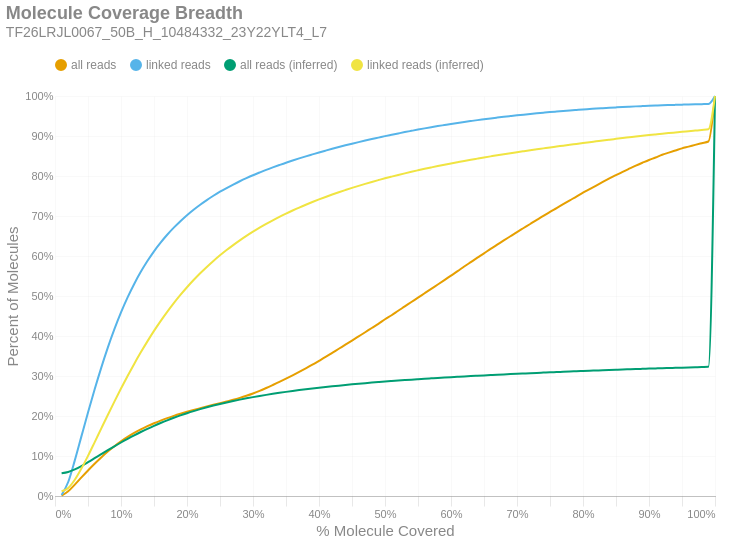

Notebook cell for this chart:
### Markdown cell above
### Molecule Read Coverage
This chart shows molecule coverage breadth as computed by the number of bases aligned to that molecule. In other words, "*how much of each unique long molecule is actually sequenced/aligned?*" Keep in mind there is a distinction between sequences and alignments, since some sequences belonging to a particular molecule may not align well and wouldn't appear in the alignment data. This chart also shows molecule coverage breadth as computed by the *inferred fragment* from which the aligned sequences originate. Unlike read coverage, this calculation takes into account the total insert size, including unsequenced gaps between the forward and reverse reads. Like the previous figures, these are cumulative percents.

### Code cell
if SKIPLR:
    print_html(f"Skipped")
else:
    binned_df = consolidated_hist(valids['coverage_bp'], mask, 0.01, True)
    binned_df_inf = consolidated_hist(valids['coverage_inserts'], mask, 0.01, True)
    binned_df = binned_df.with_columns(pl.lit(binned_df_inf['all reads (cumsum)']).alias('all reads (inferred)'))
    binned_df = binned_df.with_columns(pl.lit(binned_df_inf['linked reads (cumsum)']).alias('linked reads (inferred)'))
    binned_df = binned_df.with_columns(
        (pl.col('bin').cast(pl.Float64) + 0.01).alias('right_edge')
    )

    with SafeRender(binned_df):
        (
            density_plot(binned_df, 'Molecule Coverage Breadth', samplename, 'molcov', ['all reads (inferred)','linked reads (inferred)'])
            .encode(
                #x=alt.X('bin:Q', title="% Molecule Covered").axis(format = '%').scale(padding=0),
                x=alt.X('right_edge:Q', title="% Molecule Covered").axis(format='%').scale(padding=0),
                y=alt.Y('value:Q', title='Percent of Molecules')
                    .axis(format='%')
                    .stack(False)
                    .scale(domainMin=0, padding=0),
                color=alt.Color("key:N").scale(domain = ["all reads", "linked reads", "all reads (inferred)", "linked reads (inferred)"]),
                tooltip = [
                    alt.Tooltip("key:N", title = "Data Type"),
                    alt.Tooltip("range_label:N", title="% Molecule Covered"),
                    alt.Tooltip("value:Q", format = ".2%", title="% Molecules")
                ]
            )
        ).display()

### Figure 1 — Vega-Lite specification as saved in the notebook (floating-point values rounded to 4 significant figures)
{"width": "container", "height": 400, "config": {"title": {"anchor": "start", "dy": -15, "fontSize": 18, "color": "#888888", "subtitleColor": "#888888", "subtitleFontSize": 14}, "arc": {"fill": "#0072B2"}, "axis": {"domainColor": "#888888", "domainWidth": 0.5, "gridWidth": 0.2, "grid": false, "titleFontWeight": 400, "titleFontSize": 15, "labelFontSize": 11, "labelColor": "#888888", "tickColor": "#888888", "tickWidth": 0.2, "titleColor": "#888888"}, "axisBand": {"grid": false}, "axisX": {"grid": true, "tickSize": 10, "domainCap": "round"}, "axisY": {"domain": false, "grid": true, "tickSize": 0, "domainCap": "round"}, "background": "transparent", "header": {"labelFontSize": 15, "labelColor": "#888888", "titleFontSize": 15, "titleFontWeight": 600, "titleColor": "#888888"}, "legend": {"labelFont": "sans-serif", "labelFontSize": 12, "labelColor": "#888888", "symbolSize": 100, "symbolType": "circle", "titleFontSize": 12, "titlePadding": 10, "titleColor": "#888888", "title": null, "orient": "top"}, "range": {"category": ["#E69F00", "#56B4E9", "#009E73", "#F0E442", "#0072B2", "#D55E00", "#CC79A7", "#000000"], "diverging": ["#cfe8f3", "#a2d4ec", "#73bfe2", "#46abdb", "#1696d2", "#12719e"]}, "area": {"fill": "#0072B2", "fillOpacity": 0.7, "line": true, "strokeOpacity": 0.7}, "line": {"color": "#0072B2", "stroke": "#0072B2", "strokeWidth": 2}, "trail": {"color": "#0072B2", "stroke": "#0072B2", "strokeWidth": 0, "size": 1}, "point": {"filled": true, "fillOpacity": 1.0, "size": 95}, "text": {"color": "#888888", "fontSize": 11, "align": "right", "fontWeight": 400, "size": 11}, "bar": {"fill": "#0072B2", "stroke": null}, "view": {"stroke": null, "continuousWidth": 660, "continuousHeight": 400}}, "data": {"name": "data-f12533a2e6fb8a3ba8d6edb7203c4be3"}, "mark": {"type": "line", "interpolate": "monotone", "point": {"opacity": 0, "size": 275}}, "encoding": {"color": {"field": "key", "scale": {"domain": ["all reads", "linked reads", "all reads (inferred)", "linked reads (inferred)"]}, "type": "nominal"}, "tooltip": [{"field": "key", "title": "Data Type", "type": "nominal"}, {"field": "range_label", "title": "% Molecule Covered", "type": "nominal"}, {"field": "value", "format": ".2%", "title": "% Molecules", "type": "quantitative"}], "x": {"axis": {"format": "%"}, "field": "right_edge", "scale": {"padding": 0}, "title": "% Molecule Covered", "type": "quantitative"}, "y": {"axis": {"format": "%"}, "field": "value", "scale": {"domainMin": 0, "padding": 0}, "stack": false, "title": "Percent of Molecules", "type": "quantitative"}}, "params": [{"name": "param_c36ac31b6afebe62", "select": {"type": "point", "fields": ["key"]}, "bind": "legend"}], "title": {"text": "Molecule Coverage Breadth", "subtitle": "TF26LRJL0067_50B_H_10484332_23Y22YLT4_L7"}, "transform": [{"fold": ["all reads (cumsum)", "linked reads (cumsum)", "all reads (inferred)", "linked reads (inferred)"]}, {"calculate": "replace(datum.key, ' (cumsum)', '')", "as": "key"}, {"filter": {"param": "param_c36ac31b6afebe62"}}], "usermeta": {"embedOptions": {"downloadFileName": "TF26LRJL0067_50B_H_10484332_23Y22YLT4_L7.molcov"}}, "$schema": "https://vega.github.io/schema/vega-lite/v6.4.1.json", "datasets": {"data-f12533a2e6fb8a3ba8d6edb7203c4be3": [{"bin": "0.0", "interval": "0.0-0.01", "all reads": 0.001191, "linked reads": 0.002469, "all reads (cumsum)": 0.001191, "linked reads (cumsum)": 0.002469, "range_label": "0.0-0.01", "all reads (inferred)": 0.05695, "linked reads (inferred)": 0.01178, "right_edge": 0.01}, {"bin": "0.01", "interval": "0.01-0.02", "all reads": 0.01072, "linked reads": 0.0325, "all reads (cumsum)": 0.01191, "linked reads (cumsum)": 0.03497, "range_label": "0.01-0.02", "all reads (inferred)": 0.06005, "linked reads (inferred)": 0.02014, "right_edge": 0.02}, {"bin": "0.02", "interval": "0.02-0.03", "all reads": 0.01665, "linked reads": 0.0541, "all reads (cumsum)": 0.02855, "linked reads (cumsum)": 0.08906, "range_label": "0.02-0.03", "all reads (inferred)": 0.0665, "linked reads (inferred)": 0.04051, "right_edge": 0.03}, {"bin": "0.03", "interval": "0.03-0.04", "all reads": 0.01785, "linked reads": 0.06, "all reads (cumsum)": 0.0464, "linked reads (cumsum)": 0.1491, "range_label": "0.03-0.04", "all reads (inferred)": 0.07498, "linked reads (inferred)": 0.06849, "right_edge": 0.04}, {"bin": "0.04", "interval": "0.04-0.05", "all reads": 0.01751, "linked reads": 0.05955, "all reads (cumsum)": 0.06391, "linked reads (cumsum)": 0.2086, "range_label": "0.04-0.05", "all reads (inferred)": 0.08452, "linked reads (inferred)": 0.1003, "right_edge": 0.05}, {"bin": "0.05", "interval": "0.05-0.06", "all reads": 0.01679, "linked reads": 0.05747, "all reads (cumsum)": 0.08069, "linked reads (cumsum)": 0.2661, "range_label": "0.05-0.06", "all reads (inferred)": 0.09451, "linked reads (inferred)": 0.1342, "right_edge": 0.06}, {"bin": "0.06", "interval": "0.06-0.07", "all reads": 0.01579, "linked reads": 0.05427, "all reads (cumsum)": 0.09648, "linked reads (cumsum)": 0.3204, "range_label": "0.06-0.07", "all reads (inferred)": 0.1046, "linked reads (inferred)": 0.1685, "right_edge": 0.07}, {"bin": "0.07", "interval": "0.07-0.08", "all reads": 0.01465, "linked reads": 0.05044, "all reads (cumsum)": 0.1111, "linked reads (cumsum)": 0.3708, "range_label": "0.07-0.08", "all reads (inferred)": 0.1145, "linked reads (inferred)": 0.2025, "right_edge": 0.08}, {"bin": "0.08", "interval": "0.08-0.09", "all reads": 0.01342, "linked reads": 0.04619, "all reads (cumsum)": 0.1245, "linked reads (cumsum)": 0.417, "range_label": "0.08-0.09", "all reads (inferred)": 0.1243, "linked reads (inferred)": 0.2359, "right_edge": 0.09}, {"bin": "0.09", "interval": "0.09-0.1", "all reads": 0.01219, "linked reads": 0.04194, "all reads (cumsum)": 0.1367, "linked reads (cumsum)": 0.4589, "range_label": "0.09-0.1", "all reads (inferred)": 0.1337, "linked reads (inferred)": 0.2686, "right_edge": 0.1}, {"bin": "0.1", "interval": "0.1-0.11", "all reads": 0.01099, "linked reads": 0.03764, "all reads (cumsum)": 0.1477, "linked reads (cumsum)": 0.4966, "range_label": "0.1-0.11", "all reads (inferred)": 0.1429, "linked reads (inferred)": 0.3, "right_edge": 0.11}, {"bin": "0.11", "interval": "0.11-0.12", "all reads": 0.009848, "linked reads": 0.03362, "all reads (cumsum)": 0.1576, "linked reads (cumsum)": 0.5302, "range_label": "0.11-0.12", "all reads (inferred)": 0.1516, "linked reads (inferred)": 0.3303, "right_edge": 0.12}, {"bin": "0.12", "interval": "0.12-0.13", "all reads": 0.008898, "linked reads": 0.03016, "all reads (cumsum)": 0.1665, "linked reads (cumsum)": 0.5603, "range_label": "0.12-0.13", "all reads (inferred)": 0.16, "linked reads (inferred)": 0.3591, "right_edge": 0.13}, {"bin": "0.13", "interval": "0.13-0.14", "all reads": 0.008053, "linked reads": 0.02702, "all reads (cumsum)": 0.1745, "linked reads (cumsum)": 0.5874, "range_label": "0.13-0.14", "all reads (inferred)": 0.1679, "linked reads (inferred)": 0.3866, "right_edge": 0.14}, {"bin": "0.14", "interval": "0.14-0.15", "all reads": 0.007348, "linked reads": 0.02441, "all reads (cumsum)": 0.1819, "linked reads (cumsum)": 0.6118, "range_label": "0.14-0.15", "all reads (inferred)": 0.1755, "linked reads (inferred)": 0.4127, "right_edge": 0.15}, {"bin": "0.15", "interval": "0.15-0.16", "all reads": 0.006632, "linked reads": 0.02168, "all reads (cumsum)": 0.1885, "linked reads (cumsum)": 0.6334, "range_label": "0.15-0.16", "all reads (inferred)": 0.1826, "linked reads (inferred)": 0.4372, "right_edge": 0.16}, {"bin": "0.16", "interval": "0.16-0.17", "all reads": 0.006081, "linked reads": 0.01963, "all reads (cumsum)": 0.1946, "linked reads (cumsum)": 0.6531, "range_label": "0.16-0.17", "all reads (inferred)": 0.1892, "linked reads (inferred)": 0.4603, "right_edge": 0.17}, {"bin": "0.17", "interval": "0.17-0.18", "all reads": 0.005647, "linked reads": 0.01781, "all reads (cumsum)": 0.2002, "linked reads (cumsum)": 0.6709, "range_label": "0.17-0.18", "all reads (inferred)": 0.1955, "linked reads (inferred)": 0.4821, "right_edge": 0.18}, {"bin": "0.18", "interval": "0.18-0.19", "all reads": 0.005256, "linked reads": 0.01625, "all reads (cumsum)": 0.2055, "linked reads (cumsum)": 0.6871, "range_label": "0.18-0.19", "all reads (inferred)": 0.2014, "linked reads (inferred)": 0.5026, "right_edge": 0.19}, {"bin": "0.19", "interval": "0.19-0.2", "all reads": 0.004946, "linked reads": 0.01494, "all reads (cumsum)": 0.2104, "linked reads (cumsum)": 0.7021, "range_label": "0.19-0.2", "all reads (inferred)": 0.207, "linked reads (inferred)": 0.5219, "right_edge": 0.2}, {"bin": "0.2", "interval": "0.2-0.21", "all reads": 0.004624, "linked reads": 0.01366, "all reads (cumsum)": 0.2151, "linked reads (cumsum)": 0.7157, "range_label": "0.2-0.21", "all reads (inferred)": 0.2122, "linked reads (inferred)": 0.5399, "right_edge": 0.21}, {"bin": "0.21", "interval": "0.21-0.22", "all reads": 0.004394, "linked reads": 0.01252, "all reads (cumsum)": 0.2195, "linked reads (cumsum)": 0.7282, "range_label": "0.21-0.22", "all reads (inferred)": 0.2171, "linked reads (inferred)": 0.5569, "right_edge": 0.22}, {"bin": "0.22", "interval": "0.22-0.23", "all reads": 0.004298, "linked reads": 0.0116, "all reads (cumsum)": 0.2237, "linked reads (cumsum)": 0.7398, "range_label": "0.22-0.23", "all reads (inferred)": 0.2217, "linked reads (inferred)": 0.5727, "right_edge": 0.23}, {"bin": "0.23", "interval": "0.23-0.24", "all reads": 0.004241, "linked reads": 0.01079, "all reads (cumsum)": 0.228, "linked reads (cumsum)": 0.7506, "range_label": "0.23-0.24", "all reads (inferred)": 0.226, "linked reads (inferred)": 0.5877, "right_edge": 0.24}, {"bin": "0.24", "interval": "0.24-0.25", "all reads": 0.004187, "linked reads": 0.01007, "all reads (cumsum)": 0.2322, "linked reads (cumsum)": 0.7607, "range_label": "0.24-0.25", "all reads (inferred)": 0.2301, "linked reads (inferred)": 0.6018, "right_edge": 0.25}, {"bin": "0.25", "interval": "0.25-0.26", "all reads": 0.004086, "linked reads": 0.00924, "all reads (cumsum)": 0.2363, "linked reads (cumsum)": 0.7699, "range_label": "0.25-0.26", "all reads (inferred)": 0.2339, "linked reads (inferred)": 0.6149, "right_edge": 0.26}, {"bin": "0.26", "interval": "0.26-0.27", "all reads": 0.004293, "linked reads": 0.008738, "all reads (cumsum)": 0.2406, "linked reads (cumsum)": 0.7787, "range_label": "0.26-0.27", "all reads (inferred)": 0.2375, "linked reads (inferred)": 0.6273, "right_edge": 0.27}, {"bin": "0.27", "interval": "0.27-0.28", "all reads": 0.004753, "linked reads": 0.008215, "all reads (cumsum)": 0.2453, "linked reads (cumsum)": 0.7869, "range_label": "0.27-0.28", "all reads (inferred)": 0.2409, "linked reads (inferred)": 0.6391, "right_edge": 0.28}, {"bin": "0.28", "interval": "0.28-0.29", "all reads": 0.00522, "linked reads": 0.007729, "all reads (cumsum)": 0.2505, "linked reads (cumsum)": 0.7946, "range_label": "0.28-0.29", "all reads (inferred)": 0.2441, "linked reads (inferred)": 0.6502, "right_edge": 0.29}, {"bin": "0.29", "interval": "0.29-0.3", "all reads": 0.005769, "linked reads": 0.007327, "all reads (cumsum)": 0.2563, "linked reads (cumsum)": 0.8019, "range_label": "0.29-0.3", "all reads (inferred)": 0.2472, "linked reads (inferred)": 0.6608, "right_edge": 0.3}, {"bin": "0.3", "interval": "0.3-0.31", "all reads": 0.006432, "linked reads": 0.006826, "all reads (cumsum)": 0.2627, "linked reads (cumsum)": 0.8088, "range_label": "0.3-0.31", "all reads (inferred)": 0.2501, "linked reads (inferred)": 0.6708, "right_edge": 0.31}, {"bin": "0.31", "interval": "0.31-0.32", "all reads": 0.007186, "linked reads": 0.006623, "all reads (cumsum)": 0.2699, "linked reads (cumsum)": 0.8154, "range_label": "0.31-0.32", "all reads (inferred)": 0.2528, "linked reads (inferred)": 0.6802, "right_edge": 0.32}, {"bin": "0.32", "interval": "0.32-0.33", "all reads": 0.007574, "linked reads": 0.006168, "all reads (cumsum)": 0.2775, "linked reads (cumsum)": 0.8216, "range_label": "0.32-0.33", "all reads (inferred)": 0.2555, "linked reads (inferred)": 0.6892, "right_edge": 0.33}, {"bin": "0.33", "interval": "0.33-0.34", "all reads": 0.007759, "linked reads": 0.005929, "all reads (cumsum)": 0.2852, "linked reads (cumsum)": 0.8275, "range_label": "0.33-0.34", "all reads (inferred)": 0.2579, "linked reads (inferred)": 0.6977, "right_edge": 0.34}, {"bin": "0.34", "interval": "0.34-0.35", "all reads": 0.008107, "linked reads": 0.005781, "all reads (cumsum)": 0.2934, "linked reads (cumsum)": 0.8333, "range_label": "0.34-0.35", "all reads (inferred)": 0.2603, "linked reads (inferred)": 0.7059, "right_edge": 0.35}, {"bin": "0.35", "interval": "0.35-0.36", "all reads": 0.008324, "linked reads": 0.005445, "all reads (cumsum)": 0.3017, "linked reads (cumsum)": 0.8387, "range_label": "0.35-0.36", "all reads (inferred)": 0.2626, "linked reads (inferred)": 0.7137, "right_edge": 0.36}, {"bin": "0.36", "interval": "0.36-0.37", "all reads": 0.008504, "linked reads": 0.005254, "all reads (cumsum)": 0.3102, "linked reads (cumsum)": 0.844, "range_label": "0.36-0.37", "all reads (inferred)": 0.2648, "linked reads (inferred)": 0.7211, "right_edge": 0.37}, {"bin": "0.37", "interval": "0.37-0.38", "all reads": 0.008849, "linked reads": 0.005132, "all reads (cumsum)": 0.319, "linked reads (cumsum)": 0.8491, "range_label": "0.37-0.38", "all reads (inferred)": 0.2668, "linked reads (inferred)": 0.7282, "right_edge": 0.38}, {"bin": "0.38", "interval": "0.38-0.39", "all reads": 0.009135, "linked reads": 0.004903, "all reads (cumsum)": 0.3282, "linked reads (cumsum)": 0.854, "range_label": "0.38-0.39", "all reads (inferred)": 0.2688, "linked reads (inferred)": 0.7349, "right_edge": 0.39}, {"bin": "0.39", "interval": "0.39-0.4", "all reads": 0.009679, "linked reads": 0.004872, "all reads (cumsum)": 0.3378, "linked reads (cumsum)": 0.8589, "range_label": "0.39-0.4", "all reads (inferred)": 0.2707, "linked reads (inferred)": 0.7414, "right_edge": 0.4}, {"bin": "0.4", "interval": "0.4-0.41", "all reads": 0.009787, "linked reads": 0.004617, "all reads (cumsum)": 0.3476, "linked reads (cumsum)": 0.8635, "range_label": "0.4-0.41", "all reads (inferred)": 0.2725, "linked reads (inferred)": 0.7476, "right_edge": 0.41}, {"bin": "0.41", "interval": "0.41-0.42", "all reads": 0.01019, "linked reads": 0.004496, "all reads (cumsum)": 0.3578, "linked reads (cumsum)": 0.868, "range_label": "0.41-0.42", "all reads (inferred)": 0.2742, "linked reads (inferred)": 0.7536, "right_edge": 0.42}, {"bin": "0.42", "interval": "0.42-0.43", "all reads": 0.01028, "linked reads": 0.0044, "all reads (cumsum)": 0.3681, "linked reads (cumsum)": 0.8724, "range_label": "0.42-0.43", "all reads (inferred)": 0.2759, "linked reads (inferred)": 0.7594, "right_edge": 0.43}, {"bin": "0.43", "interval": "0.43-0.44", "all reads": 0.0102, "linked reads": 0.004259, "all reads (cumsum)": 0.3783, "linked reads (cumsum)": 0.8767, "range_label": "0.43-0.44", "all reads (inferred)": 0.2775, "linked reads (inferred)": 0.7649, "right_edge": 0.44}, {"bin": "0.44", "interval": "0.44-0.45", "all reads": 0.01029, "linked reads": 0.004093, "all reads (cumsum)": 0.3886, "linked reads (cumsum)": 0.8807, "range_label": "0.44-0.45", "all reads (inferred)": 0.2791, "linked reads (inferred)": 0.7703, "right_edge": 0.45}, {"bin": "0.45", "interval": "0.45-0.46", "all reads": 0.0104, "linked reads": 0.00399, "all reads (cumsum)": 0.399, "linked reads (cumsum)": 0.8847, "range_label": "0.45-0.46", "all reads (inferred)": 0.2806, "linked reads (inferred)": 0.7754, "right_edge": 0.46}, {"bin": "0.46", "interval": "0.46-0.47", "all reads": 0.01043, "linked reads": 0.003881, "all reads (cumsum)": 0.4094, "linked reads (cumsum)": 0.8886, "range_label": "0.46-0.47", "all reads (inferred)": 0.2821, "linked reads (inferred)": 0.7804, "right_edge": 0.47}, {"bin": "0.47", "interval": "0.47-0.48", "all reads": 0.01066, "linked reads": 0.003778, "all reads (cumsum)": 0.4201, "linked reads (cumsum)": 0.8924, "range_label": "0.47-0.48", "all reads (inferred)": 0.2835, "linked reads (inferred)": 0.7852, "right_edge": 0.48}, {"bin": "0.48", "interval": "0.48-0.49", "all reads": 0.01034, "linked reads": 0.003585, "all reads (cumsum)": 0.4304, "linked reads (cumsum)": 0.896, "range_label": "0.48-0.49", "all reads (inferred)": 0.2848, "linked reads (inferred)": 0.7898, "right_edge": 0.49}, {"bin": "0.49", "interval": "0.49-0.5", "all reads": 0.01153, "linked reads": 0.003679, "all reads (cumsum)": 0.4419, "linked reads (cumsum)": 0.8997, "range_label": "0.49-0.5", "all reads (inferred)": 0.2861, "linked reads (inferred)": 0.7943, "right_edge": 0.5}, {"bin": "0.5", "interval": "0.5-0.51", "all reads": 0.009981, "linked reads": 0.003389, "all reads (cumsum)": 0.4519, "linked reads (cumsum)": 0.903, "range_label": "0.5-0.51", "all reads (inferred)": 0.2874, "linked reads (inferred)": 0.7985, "right_edge": 0.51}, {"bin": "0.51", "interval": "0.51-0.52", "all reads": 0.01121, "linked reads": 0.003371, "all reads (cumsum)": 0.4631, "linked reads (cumsum)": 0.9064, "range_label": "0.51-0.52", "all reads (inferred)": 0.2886, "linked reads (inferred)": 0.8026, "right_edge": 0.52}, {"bin": "0.52", "interval": "0.52-0.53", "all reads": 0.01079, "linked reads": 0.003334, "all reads (cumsum)": 0.4739, "linked reads (cumsum)": 0.9098, "range_label": "0.52-0.53", "all reads (inferred)": 0.2898, "linked reads (inferred)": 0.8066, "right_edge": 0.53}, {"bin": "0.53", "interval": "0.53-0.54", "all reads": 0.01109, "linked reads": 0.003167, "all reads (cumsum)": 0.485, "linked reads (cumsum)": 0.9129, "range_label": "0.53-0.54", "all reads (inferred)": 0.2909, "linked reads (inferred)": 0.8105, "right_edge": 0.54}, {"bin": "0.54", "interval": "0.54-0.55", "all reads": 0.01081, "linked reads": 0.003126, "all reads (cumsum)": 0.4958, "linked reads (cumsum)": 0.916, "range_label": "0.54-0.55", "all reads (inferred)": 0.292, "linked reads (inferred)": 0.8142, "right_edge": 0.55}, {"bin": "0.55", "interval": "0.55-0.56", "all reads": 0.01108, "linked reads": 0.002997, "all reads (cumsum)": 0.5069, "linked reads (cumsum)": 0.919, "range_label": "0.55-0.56", "all reads (inferred)": 0.2931, "linked reads (inferred)": 0.8179, "right_edge": 0.56}, {"bin": "0.56", "interval": "0.56-0.57", "all reads": 0.011, "linked reads": 0.002891, "all reads (cumsum)": 0.5179, "linked reads (cumsum)": 0.9219, "range_label": "0.56-0.57", "all reads (inferred)": 0.2941, "linked reads (inferred)": 0.8214, "right_edge": 0.57}, {"bin": "0.57", "interval": "0.57-0.58", "all reads": 0.01081, "linked reads": 0.002832, "all reads (cumsum)": 0.5287, "linked reads (cumsum)": 0.9248, "range_label": "0.57-0.58", "all reads (inferred)": 0.2952, "linked reads (inferred)": 0.8249, "right_edge": 0.58}, {"bin": "0.58", "interval": "0.58-0.59", "all reads": 0.01108, "linked reads": 0.002647, "all reads (cumsum)": 0.5398, "linked reads (cumsum)": 0.9274, "range_label": "0.58-0.59", "all reads (inferred)": 0.2961, "linked reads (inferred)": 0.8282, "right_edge": 0.59}, {"bin": "0.59", "interval": "0.59-0.6", "all reads": 0.01131, "linked reads": 0.002642, "all reads (cumsum)": 0.5511, "linked reads (cumsum)": 0.9301, "range_label": "0.59-0.6", "all reads (inferred)": 0.2971, "linked reads (inferred)": 0.8314, "right_edge": 0.6}, {"bin": "0.6", "interval": "0.6-0.61", "all reads": 0.01102, "linked reads": 0.002538, "all reads (cumsum)": 0.5621, "linked reads (cumsum)": 0.9326, "range_label": "0.6-0.61", "all reads (inferred)": 0.298, "linked reads (inferred)": 0.8346, "right_edge": 0.61}, {"bin": "0.61", "interval": "0.61-0.62", "all reads": 0.01151, "linked reads": 0.002443, "all reads (cumsum)": 0.5737, "linked reads (cumsum)": 0.935, "range_label": "0.61-0.62", "all reads (inferred)": 0.299, "linked reads (inferred)": 0.8376, "right_edge": 0.62}, {"bin": "0.62", "interval": "0.62-0.63", "all reads": 0.01108, "linked reads": 0.002336, "all reads (cumsum)": 0.5847, "linked reads (cumsum)": 0.9374, "range_label": "0.62-0.63", "all reads (inferred)": 0.2998, "linked reads (inferred)": 0.8406, "right_edge": 0.63}, {"bin": "0.63", "interval": "0.63-0.64", "all reads": 0.01105, "linked reads": 0.002292, "all reads (cumsum)": 0.5958, "linked reads (cumsum)": 0.9397, "range_label": "0.63-0.64", "all reads (inferred)": 0.3007, "linked reads (inferred)": 0.8435, "right_edge": 0.64}, {"bin": "0.64", "interval": "0.64-0.65", "all reads": 0.01078, "linked reads": 0.002151, "all reads (cumsum)": 0.6066, "linked reads (cumsum)": 0.9418, "range_label": "0.64-0.65", "all reads (inferred)": 0.3015, "linked reads (inferred)": 0.8463, "right_edge": 0.65}, {"bin": "0.65", "interval": "0.65-0.66", "all reads": 0.01116, "linked reads": 0.002145, "all reads (cumsum)": 0.6177, "linked reads (cumsum)": 0.944, "range_label": "0.65-0.66", "all reads (inferred)": 0.3024, "linked reads (inferred)": 0.8491, "right_edge": 0.66}, {"bin": "0.66", "interval": "0.66-0.67", "all reads": 0.01057, "linked reads": 0.002005, "all reads (cumsum)": 0.6283, "linked reads (cumsum)": 0.946, "range_label": "0.66-0.67", "all reads (inferred)": 0.3032, "linked reads (inferred)": 0.8518, "right_edge": 0.67}, {"bin": "0.67", "interval": "0.67-0.68", "all reads": 0.01069, "linked reads": 0.001949, "all reads (cumsum)": 0.639, "linked reads (cumsum)": 0.9479, "range_label": "0.67-0.68", "all reads (inferred)": 0.304, "linked reads (inferred)": 0.8544, "right_edge": 0.68}, {"bin": "0.68", "interval": "0.68-0.69", "all reads": 0.01039, "linked reads": 0.001847, "all reads (cumsum)": 0.6494, "linked reads (cumsum)": 0.9498, "range_label": "0.68-0.69", "all reads (inferred)": 0.3048, "linked reads (inferred)": 0.857, "right_edge": 0.69}, {"bin": "0.69", "interval": "0.69-0.7", "all reads": 0.01049, "linked reads": 0.001821, "all reads (cumsum)": 0.6599, "linked reads (cumsum)": 0.9516, "range_label": "0.69-0.7", "all reads (inferred)": 0.3055, "linked reads (inferred)": 0.8595, "right_edge": 0.7}, {"bin": "0.7", "interval": "0.7-0.71", "all reads": 0.01011, "linked reads": 0.001748, "all reads (cumsum)": 0.67, "linked reads (cumsum)": 0.9533, "range_label": "0.7-0.71", "all reads (inferred)": 0.3063, "linked reads (inferred)": 0.862, "right_edge": 0.71}, {"bin": "0.71", "interval": "0.71-0.72", "all reads": 0.01007, "linked reads": 0.001677, "all reads (cumsum)": 0.68, "linked reads (cumsum)": 0.955, "range_label": "0.71-0.72", "all reads (inferred)": 0.307, "linked reads (inferred)": 0.8644, "right_edge": 0.72}, {"bin": "0.72", "interval": "0.72-0.73", "all reads": 0.01023, "linked reads": 0.001631, "all reads (cumsum)": 0.6903, "linked reads (cumsum)": 0.9566, "range_label": "0.72-0.73", "all reads (inferred)": 0.3077, "linked reads (inferred)": 0.8667, "right_edge": 0.73}, {"bin": "0.73", "interval": "0.73-0.74", "all reads": 0.009855, "linked reads": 0.001578, "all reads (cumsum)": 0.7001, "linked reads (cumsum)": 0.9582, "range_label": "0.73-0.74", "all reads (inferred)": 0.3084, "linked reads (inferred)": 0.869, "right_edge": 0.74}, {"bin": "0.74", "interval": "0.74-0.75", "all reads": 0.01025, "linked reads": 0.001543, "all reads (cumsum)": 0.7104, "linked reads (cumsum)": 0.9598, "range_label": "0.74-0.75", "all reads (inferred)": 0.3092, "linked reads (inferred)": 0.8714, "right_edge": 0.75}, {"bin": "0.75", "interval": "0.75-0.76", "all reads": 0.009561, "linked reads": 0.001416, "all reads (cumsum)": 0.7199, "linked reads (cumsum)": 0.9612, "range_label": "0.75-0.76", "all reads (inferred)": 0.3098, "linked reads (inferred)": 0.8736, "right_edge": 0.76}, {"bin": "0.76", "interval": "0.76-0.77", "all reads": 0.00971, "linked reads": 0.001384, "all reads (cumsum)": 0.7296, "linked reads (cumsum)": 0.9626, "range_label": "0.76-0.77", "all reads (inferred)": 0.3105, "linked reads (inferred)": 0.8759, "right_edge": 0.77}, {"bin": "0.77", "interval": "0.77-0.78", "all reads": 0.009539, "linked reads": 0.001331, "all reads (cumsum)": 0.7392, "linked reads (cumsum)": 0.9639, "range_label": "0.77-0.78", "all reads (inferred)": 0.3112, "linked reads (inferred)": 0.8781, "right_edge": 0.78}, {"bin": "0.78", "interval": "0.78-0.79", "all reads": 0.009398, "linked reads": 0.001253, "all reads (cumsum)": 0.7486, "linked reads (cumsum)": 0.9651, "range_label": "0.78-0.79", "all reads (inferred)": 0.3118, "linked reads (inferred)": 0.8802, "right_edge": 0.79}, {"bin": "0.79", "interval": "0.79-0.8", "all reads": 0.009799, "linked reads": 0.001233, "all reads (cumsum)": 0.7584, "linked reads (cumsum)": 0.9664, "range_label": "0.79-0.8", "all reads (inferred)": 0.3125, "linked reads (inferred)": 0.8824, "right_edge": 0.8}, {"bin": "0.8", "interval": "0.8-0.81", "all reads": 0.008891, "linked reads": 0.001091, "all reads (cumsum)": 0.7673, "linked reads (cumsum)": 0.9675, "range_label": "0.8-0.81", "all reads (inferred)": 0.3131, "linked reads (inferred)": 0.8846, "right_edge": 0.81}, {"bin": "0.81", "interval": "0.81-0.82", "all reads": 0.008923, "linked reads": 0.001133, "all reads (cumsum)": 0.7762, "linked reads (cumsum)": 0.9686, "range_label": "0.81-0.82", "all reads (inferred)": 0.3138, "linked reads (inferred)": 0.8867, "right_edge": 0.82}, {"bin": "0.82", "interval": "0.82-0.83", "all reads": 0.009015, "linked reads": 0.001018, "all reads (cumsum)": 0.7852, "linked reads (cumsum)": 0.9696, "range_label": "0.82-0.83", "all reads (inferred)": 0.3144, "linked reads (inferred)": 0.8888, "right_edge": 0.83}, {"bin": "0.83", "interval": "0.83-0.84", "all reads": 0.008681, "linked reads": 0.0009835, "all reads (cumsum)": 0.7939, "linked reads (cumsum)": 0.9706, "range_label": "0.83-0.84", "all reads (inferred)": 0.315, "linked reads (inferred)": 0.8908, "right_edge": 0.84}, {"bin": "0.84", "interval": "0.84-0.85", "all reads": 0.008331, "linked reads": 0.0009404, "all reads (cumsum)": 0.8022, "linked reads (cumsum)": 0.9715, "range_label": "0.84-0.85", "all reads (inferred)": 0.3156, "linked reads (inferred)": 0.8928, "right_edge": 0.85}, {"bin": "0.85", "interval": "0.85-0.86", "all reads": 0.008189, "linked reads": 0.0009065, "all reads (cumsum)": 0.8104, "linked reads (cumsum)": 0.9724, "range_label": "0.85-0.86", "all reads (inferred)": 0.3162, "linked reads (inferred)": 0.8948, "right_edge": 0.86}, {"bin": "0.86", "interval": "0.86-0.87", "all reads": 0.007786, "linked reads": 0.00082, "all reads (cumsum)": 0.8182, "linked reads (cumsum)": 0.9733, "range_label": "0.86-0.87", "all reads (inferred)": 0.3168, "linked reads (inferred)": 0.8967, "right_edge": 0.87}, {"bin": "0.87", "interval": "0.87-0.88", "all reads": 0.007662, "linked reads": 0.0007927, "all reads (cumsum)": 0.8259, "linked reads (cumsum)": 0.9741, "range_label": "0.87-0.88", "all reads (inferred)": 0.3174, "linked reads (inferred)": 0.8987, "right_edge": 0.88}, {"bin": "0.88", "interval": "0.88-0.89", "all reads": 0.007238, "linked reads": 0.0007187, "all reads (cumsum)": 0.8331, "linked reads (cumsum)": 0.9748, "range_label": "0.88-0.89", "all reads (inferred)": 0.3179, "linked reads (inferred)": 0.9005, "right_edge": 0.89}, {"bin": "0.89", "interval": "0.89-0.9", "all reads": 0.007025, "linked reads": 0.0007049, "all reads (cumsum)": 0.8401, "linked reads (cumsum)": 0.9755, "range_label": "0.89-0.9", "all reads (inferred)": 0.3184, "linked reads (inferred)": 0.9023, "right_edge": 0.9}, {"bin": "0.9", "interval": "0.9-0.91", "all reads": 0.00623, "linked reads": 0.0006571, "all reads (cumsum)": 0.8464, "linked reads (cumsum)": 0.9761, "range_label": "0.9-0.91", "all reads (inferred)": 0.319, "linked reads (inferred)": 0.904, "right_edge": 0.91}, {"bin": "0.91", "interval": "0.91-0.92", "all reads": 0.006677, "linked reads": 0.000646, "all reads (cumsum)": 0.853, "linked reads (cumsum)": 0.9768, "range_label": "0.91-0.92", "all reads (inferred)": 0.3195, "linked reads (inferred)": 0.9057, "right_edge": 0.92}, {"bin": "0.92", "interval": "0.92-0.93", "all reads": 0.005315, "linked reads": 0.0005434, "all reads (cumsum)": 0.8583, "linked reads (cumsum)": 0.9773, "range_label": "0.92-0.93", "all reads (inferred)": 0.32, "linked reads (inferred)": 0.9073, "right_edge": 0.93}, {"bin": "0.93", "interval": "0.93-0.94", "all reads": 0.005389, "linked reads": 0.0005094, "all reads (cumsum)": 0.8637, "linked reads (cumsum)": 0.9778, "range_label": "0.93-0.94", "all reads (inferred)": 0.3204, "linked reads (inferred)": 0.9089, "right_edge": 0.94}, {"bin": "0.94", "interval": "0.94-0.95", "all reads": 0.005417, "linked reads": 0.000498, "all reads (cumsum)": 0.8692, "linked reads (cumsum)": 0.9783, "range_label": "0.94-0.95", "all reads (inferred)": 0.3209, "linked reads (inferred)": 0.9105, "right_edge": 0.95}, {"bin": "0.95", "interval": "0.95-0.96", "all reads": 0.004216, "linked reads": 0.0004912, "all reads (cumsum)": 0.8734, "linked reads (cumsum)": 0.9788, "range_label": "0.95-0.96", "all reads (inferred)": 0.3214, "linked reads (inferred)": 0.912, "right_edge": 0.96}, {"bin": "0.96", "interval": "0.96-0.97", "all reads": 0.004498, "linked reads": 0.0004129, "all reads (cumsum)": 0.8779, "linked reads (cumsum)": 0.9792, "range_label": "0.96-0.97", "all reads (inferred)": 0.3219, "linked reads (inferred)": 0.9135, "right_edge": 0.97}, {"bin": "0.97", "interval": "0.97-0.98", "all reads": 0.004234, "linked reads": 0.0003785, "all reads (cumsum)": 0.8821, "linked reads (cumsum)": 0.9796, "range_label": "0.97-0.98", "all reads (inferred)": 0.3223, "linked reads (inferred)": 0.915, "right_edge": 0.98}, {"bin": "0.98", "interval": "0.98-0.99", "all reads": 0.004167, "linked reads": 0.0003977, "all reads (cumsum)": 0.8863, "linked reads (cumsum)": 0.98, "range_label": "0.98-0.99", "all reads (inferred)": 0.3229, "linked reads (inferred)": 0.9167, "right_edge": 0.99}, {"bin": "0.99", "interval": "0.99-1.0", "all reads": 0.1137, "linked reads": 0.01998, "all reads (cumsum)": 1.0, "linked reads (cumsum)": 1.0, "range_label": "0.99-1.0", "all reads (inferred)": 1.0, "linked reads (inferred)": 1.0, "right_edge": 1.0}]}}
